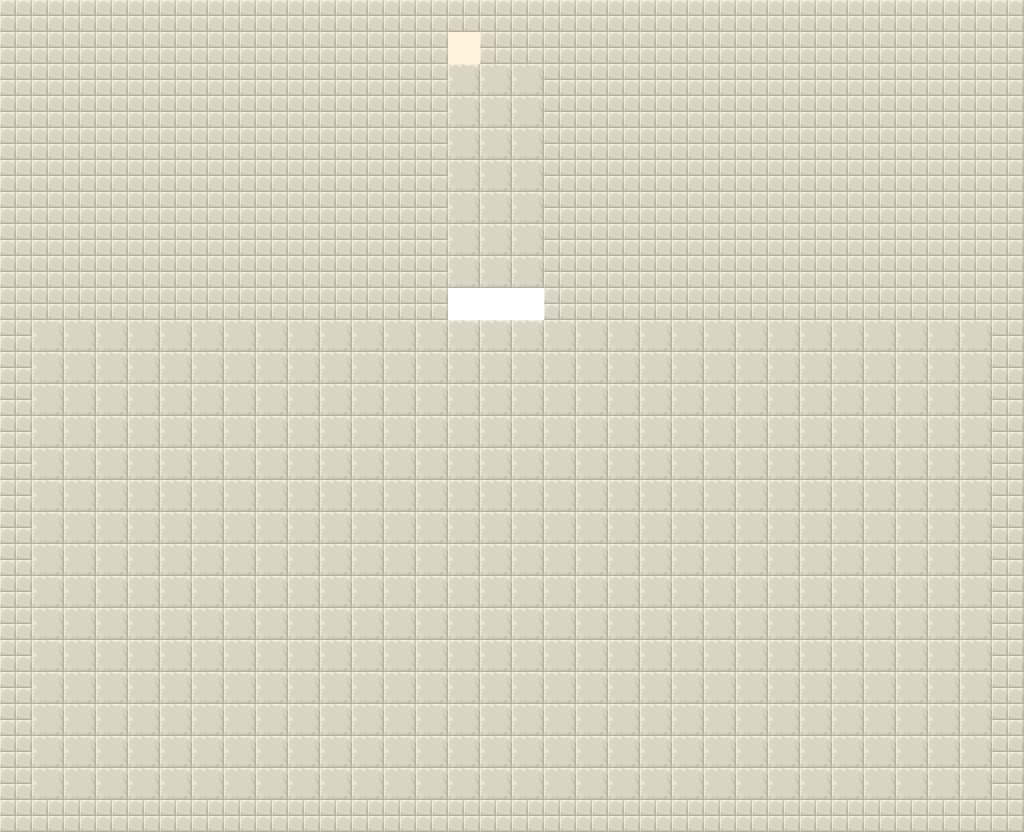

A level layout from a 2D game, rendered from its tile map. Below: a short description, then the map file with tile-grid data replaced by summaries:
An orthogonal 32x26 tile map with 32x32 px tiles, 2 tile layers (background, foreground).

<map version="1.10" tiledversion="1.10.2" orientation="orthogonal" renderorder="left-down" width="32" height="26" tilewidth="32" tileheight="32" infinite="0" nextlayerid="4" nextobjectid="1">
 <tileset firstgid="1" source="../tilesets/sandstone_tileset.tsx" />
 <layer id="1" name="background" width="32" height="26">
  <data>[832 cells, 832 non-empty, 5 distinct tile ids]</data>
 </layer>
 <layer id="3" name="foreground" width="32" height="26">
  <data>[832 cells, 0 non-empty, 0 distinct tile ids]</data>
 </layer>
</map>
